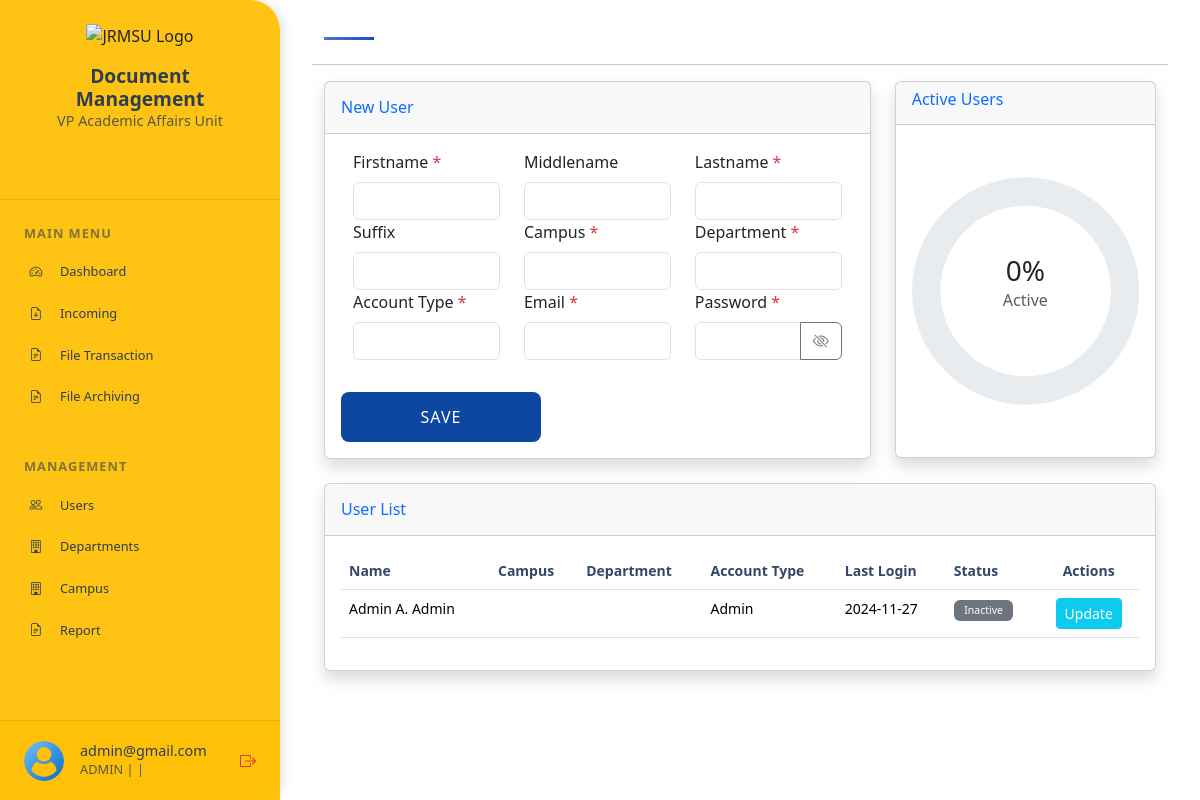
/user/user.php (signed in), run on an earlier commit of the app's database.
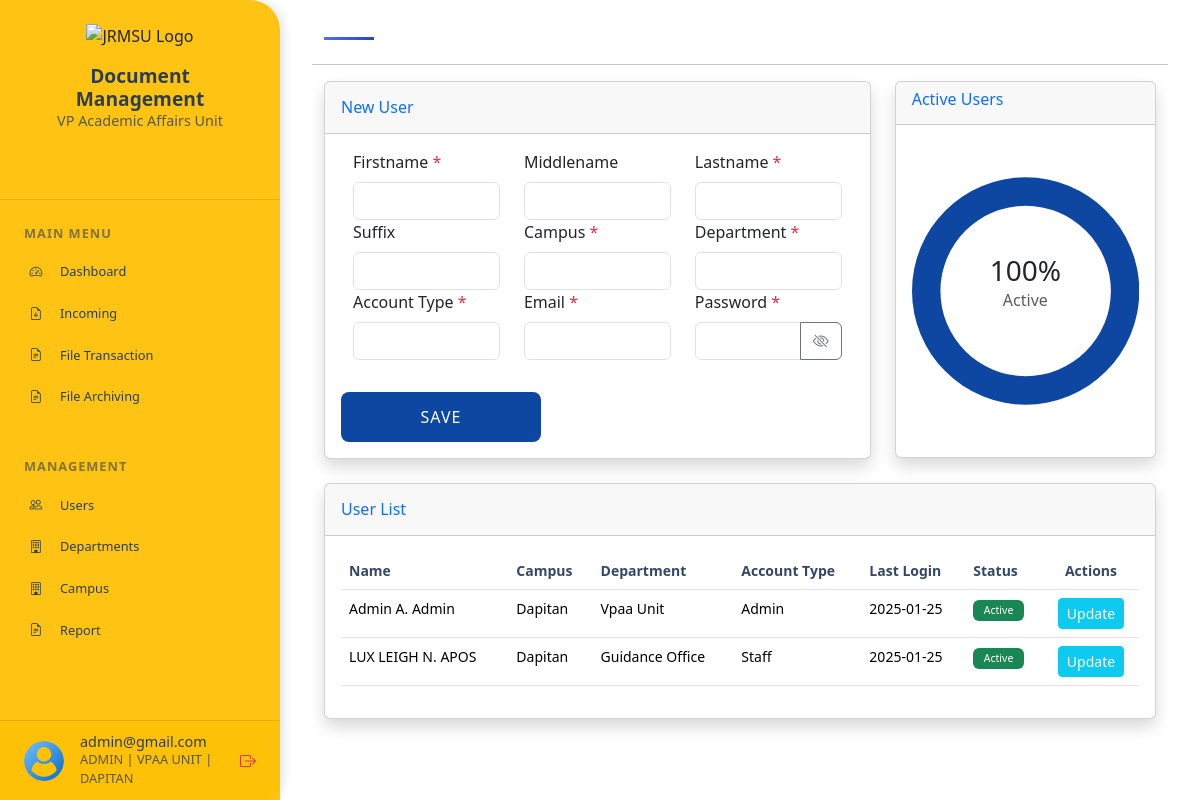
And on a later commit of the database.
### tables this page shows
CREATE TABLE `account_user`  (
  `User_No` int NOT NULL AUTO_INCREMENT,
  `Firstname` varchar(255) NULL DEFAULT NULL,
  `Middlename` varchar(255) NULL DEFAULT NULL,
  `Lastname` varchar(255) NULL DEFAULT NULL,
  `Suffix` varchar(255) NULL DEFAULT NULL,
  `Campus` int NULL DEFAULT NULL,
  `Department` int NULL DEFAULT NULL,
  `Account_Type` varchar(255) NULL DEFAULT NULL,
  `Email` varchar(255) NULL DEFAULT NULL,
  `Password` longtext NULL,
  `Date_Created` datetime NULL DEFAULT CURRENT_TIMESTAMP,
  `Date_Updated` datetime NULL DEFAULT NULL,
  `Last_Login` date NULL DEFAULT NULL,
  PRIMARY KEY (`User_No`) USING BTREE
);

CREATE TABLE `campus`  (
  `Campus_No` int NOT NULL AUTO_INCREMENT,
  `Campus_Description` varchar(255) NULL DEFAULT NULL,
  PRIMARY KEY (`Campus_No`) USING BTREE
);

CREATE TABLE `department`  (
  `Department_No` int NOT NULL AUTO_INCREMENT,
  `Department_Description` varchar(255) NULL DEFAULT NULL,
  `Campus` int NULL DEFAULT NULL,
  PRIMARY KEY (`Department_No`) USING BTREE
);

### connection/conn.php (called while the page is built, shortened)
<?php
class DatabaseConnector
{
    private $host = 'localhost';
    private $port = 3308;
    private $db = 'vpunit';
    private $user = 'codegehan';
    private $pass = '!@#Admin123*';
    private $charset = 'utf8mb4';
    public $pdo;
    private function connect()
    {
        $dsn = "mysql:host={$this->host};port={$this->port};dbname={$this->db};charset={$this->charset}";
        $options = [
            PDO::ATTR_ERRMODE            => PDO::ERRMODE_EXCEPTION,
            PDO::ATTR_DEFAULT_FETCH_MODE => PDO::FETCH_ASSOC,
            PDO::ATTR_EMULATE_PREPARES   => false,
        ];
        try {
            $this->pdo = new PDO($dsn, $this->user, $this->pass, $options);
        } catch (\PDOException $e) {
            throw new \PDOException($e->getMessage(), (int)$e->getCode());
        }
    }
    public function query($sql, $params = [])
    {
        $stmt = $this->pdo->prepare($sql);
        $stmt->execute($params);
        return $stmt;
    }
    public function fetch($sql, $params = [])
    {
        $stmt = $this->query($sql, $params);
        return $stmt->fetch();
    }
    public function fetchAll($sql, $params = [])
    {
        $stmt = $this->query($sql, $params);
        return $stmt->fetchAll();
    }
}

### classes/encryption.php (called while the page is built, shortened)
<?php
class Encryption
{
    private $cipher = 'aes-256-cbc';
    private $key;
    public function __construct($key)
    {
        $this->key = $key;
    }
    public function encrypt($data)
    {
        $iv = openssl_random_pseudo_bytes(openssl_cipher_iv_length($this->cipher));
        $encrypted = openssl_encrypt($data, $this->cipher, $this->key, 0, $iv);
        return base64_encode($encrypted . '::' . base64_encode($iv));
    }
}
?>

### user/user.php (the view, shortened to what the rows shown need)
<?php
include("header.php");
require_once("../classes/encryption.php");
$encryption = new Encryption('09124765961');
$sqlCountActiveUser = "SELECT
    SUM(CASE WHEN Last_Login >= DATE_SUB(NOW(), INTERVAL 10 DAY) THEN 1 ELSE 0 END) as active_count,
    SUM(CASE WHEN Last_Login < DATE_SUB(NOW(), INTERVAL 10 DAY) OR Last_Login IS NULL THEN 1 ELSE 0 END) as inactive_count
FROM account_user";
$resultCountUser = $db->fetch($sqlCountActiveUser);
$activeCount = $resultCountUser['active_count'];
$inactiveCount = $resultCountUser['inactive_count'];
$totalAccountUser = $activeCount + $inactiveCount;
?>
<div class="main-content p-3">
    <div class="container">
        <div class="row mb-4">
            <div class="col">
                <h2 class="h3 header-title" style="text-shadow: 2px 2px 5px rgba(0, 0, 0, 0.3);">
                </h2>
            </div>
        </div>
    </div>
    <div class="row mt-1">
        <div class="col-xl-12 col-lg-7">
            <div class="card shadow mb-4">
                <div class="card-body">
                    <div class="table-responsive">
                        <table class="table table-hover" id="userTable">
                            <thead>
                                <tr>
                                    <th>Name</th>
                                    <th>Campus</th>
                                    <th>Department</th>
                                    <th>Account Type</th>
                                    <th class="text-start">Last Login</th>
                                    <th>Status</th>
                                    <th class="text-center">Actions</th>
                                </tr>
                            </thead>
                            <tbody>
                                <?php
                                $fetchAllUsers = "SELECT *,department.Department_Description,campus.Campus_Description FROM account_user LEFT JOIN department ON department.Department_No = account_user.Department LEFT JOIN campus ON campus.Campus_No = account_user.Campus";
                                $allUsersData = $db->fetchAll($fetchAllUsers);
                                foreach($allUsersData as $user) { ?>
                                    <tr>
                                        <td><?php echo htmlspecialchars(ucwords($user['Firstname'] ." ". substr($user['Middlename'], 0, 1). ". " . $user['Lastname'])); ?></td>
                                        <td><?php echo htmlspecialchars(ucwords($user['Campus_Description'])); ?></td>
                                        <td><?php echo htmlspecialchars(ucwords($user['Department_Description'])); ?></td>
                                        <td><?php echo htmlspecialchars(ucwords($user['Account_Type'])); ?></td>
                                        <td class="text-start"><?php echo htmlspecialchars(ucwords($user['Last_Login'])); ?></td>
                                        <td>
                                            <?php
                                                $lastLogin = $user['Last_Login'];
                                                $tenDaysAgo = strtotime('-10 days');
                                                $lastLoginTimestamp = strtotime($lastLogin);
                                                if ($lastLoginTimestamp >= $tenDaysAgo) { ?>
                                                    <span class="badge bg-success">Active</span>
                                                <?php } else { ?>
                                                    <span class="badge bg-secondary">Inactive</span>
                                                <?php }
                                            ?>
                                        </td>
                                        <td class="text-center">
                                            <a href="user.php?id=<?=$encryption->encrypt($user['User_No'])?>" class="btn btn-sm btn-info">Update</a>
                                        </td>
                                    </tr>
                                <?php } ?>
                            </tbody>
                        </table>
                    </div>
                </div>
            </div>
        </div>
    </div>
</div>
<script>
    document.addEventListener('DOMContentLoaded', function() {
    var ctx = document.getElementById('activeUsersChart').getContext('2d');
    new Chart(ctx, {
        type: 'doughnut',
        data: {
            datasets: [{
                data: [<?=round($activeCount / $totalAccountUser * 100, 2)?>, <?=round($inactiveCount / $totalAccountUser * 100, 2)?>],
                backgroundColor: [
                    '#0d47a1',
                    '#e9ecef'
                ],
                borderWidth: 0
            }]
        },
        options: {
            cutout: '75%',
            responsive: true,
            maintainAspectRatio: false,
            plugins: {
                legend: {
                    display: false
                }
            }
        }
    });
    $('#userTable').DataTable();
});
function showPassword(){
    const userPassword = document.getElementById('userPassword');
    const eyeDisplay = document.getElementById('eyeDisplay');
    if (userPassword.type === "password") {
        userPassword.type = 'text';
        eyeDisplay.classList.remove('bi-eye-slash');
        eyeDisplay.classList.add('bi-eye');
    } else {
        userPassword.type = 'password';
        eyeDisplay.classList.remove('bi-eye');
        eyeDisplay.classList.add('bi-eye-slash');
    }
}
</script>
<?php include("footer.php");?>

What changed in the data, as far as the page shows it:
changed account_user "Admin A. Admin": campus.Campus_Description (not shown) → "Dapitan"; department.Department_Description (not shown) → "Vpaa Unit"; Last_Login "2024-11-27" → "2025-01-25"; Last_Login "Inactive" → "Active"
added account_user: Firstname+Middlename+Lastname "LUX LEIGH N. APOS", campus.Campus_Description "Dapitan", department.Department_Description "Guidance Office", Account_Type "Staff", Last_Login "2025-01-25", shows "Active"
Also different on the page:
$_SESSION['department']: (not shown) → "VPAA UNIT"
$_SESSION['campus']: (not shown) → "DAPITAN"
chart data {{ $activeCount / $totalAccountUser * 100 }}: 0 → 100
chart data {{ $inactiveCount / $totalAccountUser * 100 }}: 100 → 0
$activeCount / $totalAccountUser * 100: "0" → "100"
